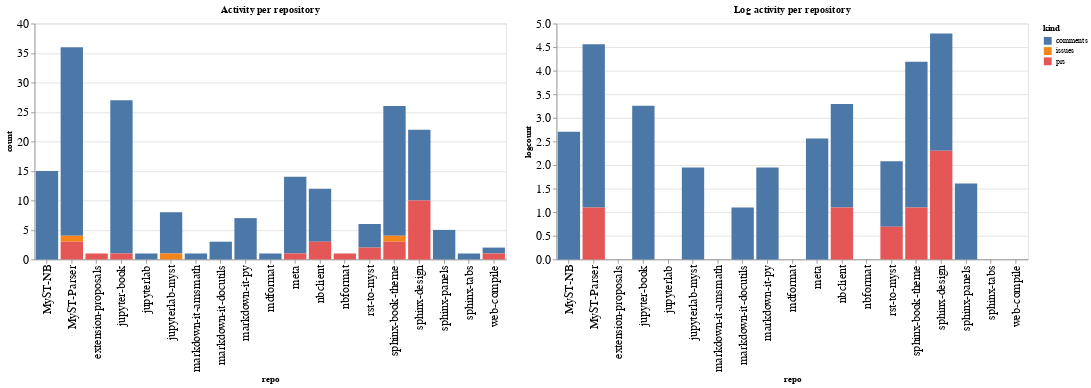

Notebook code cell kept with this figure:
### Code cell
ch1 = alt.Chart(repo_summaries, width=600, title="Activity per repository").mark_bar().encode(
    x='repo',
    y='count',
    color='kind',
    tooltip="kind"
)

ch2 = alt.Chart(repo_summaries, width=600, title="Log activity per repository").mark_bar().encode(
    x='repo',
    y='logcount',
    color='kind',
    tooltip="kind"
)

ch1 | ch2

### Figure 1 — Vega-Lite specification as saved in the notebook (floating-point values rounded to 4 significant figures)
{"config": {"axisLeft": {"labelFontSize": 15}, "axisBottom": {"labelFontSize": 15}}, "hconcat": [{"mark": "bar", "encoding": {"color": {"type": "nominal", "field": "kind"}, "tooltip": {"type": "nominal", "field": "kind"}, "x": {"type": "nominal", "field": "repo"}, "y": {"type": "quantitative", "field": "count"}}, "title": "Activity per repository", "width": 600}, {"mark": "bar", "encoding": {"color": {"type": "nominal", "field": "kind"}, "tooltip": {"type": "nominal", "field": "kind"}, "x": {"type": "nominal", "field": "repo"}, "y": {"type": "quantitative", "field": "logcount"}}, "title": "Log activity per repository", "width": 600}], "data": {"name": "data-b2fed4a5d9125270ecaaf28c19c3f13b"}, "$schema": "https://vega.github.io/schema/vega-lite/v4.8.1.json", "datasets": {"data-b2fed4a5d9125270ecaaf28c19c3f13b": [{"repo": "MyST-NB", "kind": "comments", "count": 15, "logcount": 2.708}, {"repo": "MyST-Parser", "kind": "comments", "count": 32, "logcount": 3.466}, {"repo": "MyST-Parser", "kind": "issues", "count": 1, "logcount": 0.0}, {"repo": "MyST-Parser", "kind": "prs", "count": 3, "logcount": 1.099}, {"repo": "extension-proposals", "kind": "prs", "count": 1, "logcount": 0.0}, {"repo": "jupyter-book", "kind": "comments", "count": 26, "logcount": 3.258}, {"repo": "jupyter-book", "kind": "prs", "count": 1, "logcount": 0.0}, {"repo": "jupyterlab", "kind": "comments", "count": 1, "logcount": 0.0}, {"repo": "jupyterlab-myst", "kind": "comments", "count": 7, "logcount": 1.946}, {"repo": "jupyterlab-myst", "kind": "issues", "count": 1, "logcount": 0.0}, {"repo": "markdown-it-amsmath", "kind": "comments", "count": 1, "logcount": 0.0}, {"repo": "markdown-it-docutils", "kind": "comments", "count": 3, "logcount": 1.099}, {"repo": "markdown-it-py", "kind": "comments", "count": 7, "logcount": 1.946}, {"repo": "mdformat", "kind": "comments", "count": 1, "logcount": 0.0}, {"repo": "meta", "kind": "comments", "count": 13, "logcount": 2.565}, {"repo": "meta", "kind": "prs", "count": 1, "logcount": 0.0}, {"repo": "nbclient", "kind": "comments", "count": 9, "logcount": 2.197}, {"repo": "nbclient", "kind": "prs", "count": 3, "logcount": 1.099}, {"repo": "nbformat", "kind": "prs", "count": 1, "logcount": 0.0}, {"repo": "rst-to-myst", "kind": "comments", "count": 4, "logcount": 1.386}, {"repo": "rst-to-myst", "kind": "prs", "count": 2, "logcount": 0.6931}, {"repo": "sphinx-book-theme", "kind": "comments", "count": 22, "logcount": 3.091}, {"repo": "sphinx-book-theme", "kind": "issues", "count": 1, "logcount": 0.0}, {"repo": "sphinx-book-theme", "kind": "prs", "count": 3, "logcount": 1.099}, {"repo": "sphinx-design", "kind": "comments", "count": 12, "logcount": 2.485}, {"repo": "sphinx-design", "kind": "prs", "count": 10, "logcount": 2.303}, {"repo": "sphinx-panels", "kind": "comments", "count": 5, "logcount": 1.609}, {"repo": "sphinx-tabs", "kind": "comments", "count": 1, "logcount": 0.0}, {"repo": "web-compile", "kind": "comments", "count": 1, "logcount": 0.0}, {"repo": "web-compile", "kind": "prs", "count": 1, "logcount": 0.0}]}}
